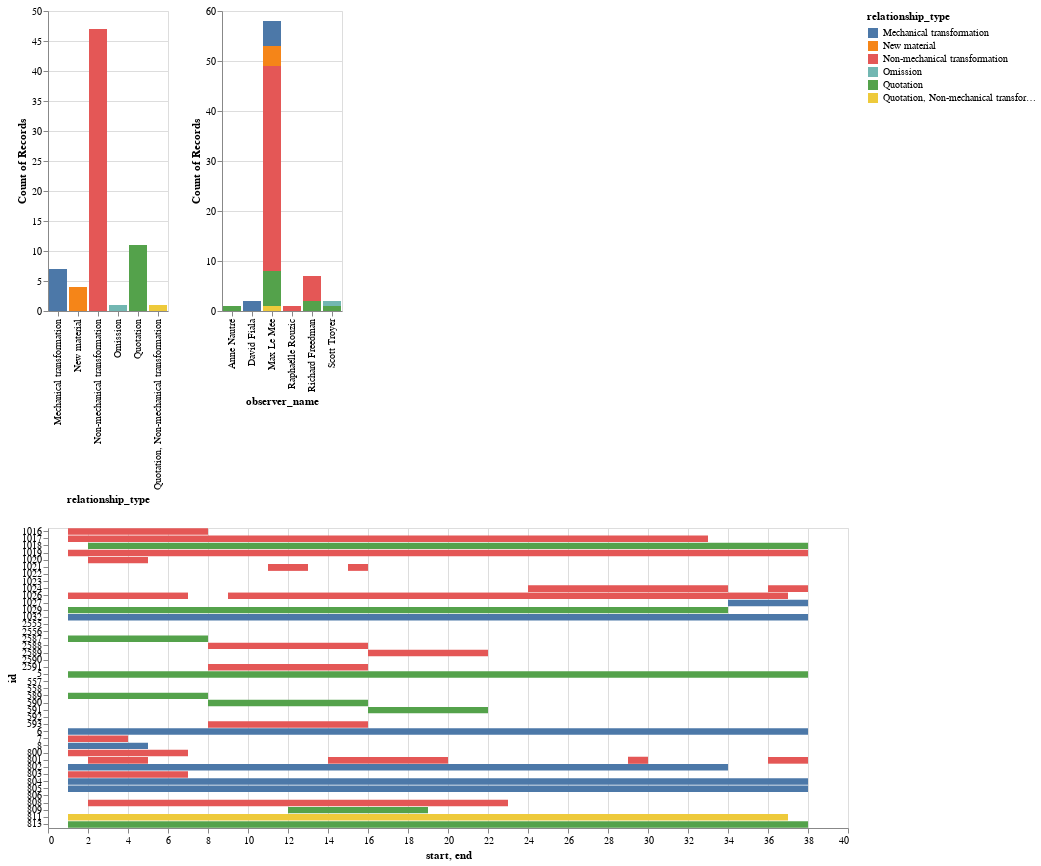

Notebook source saved alongside this figure:
### Code cell
chart, df = viz.plot_relationship_heatmap(df_relationships_0011, 'model_observation.ema')
chart
